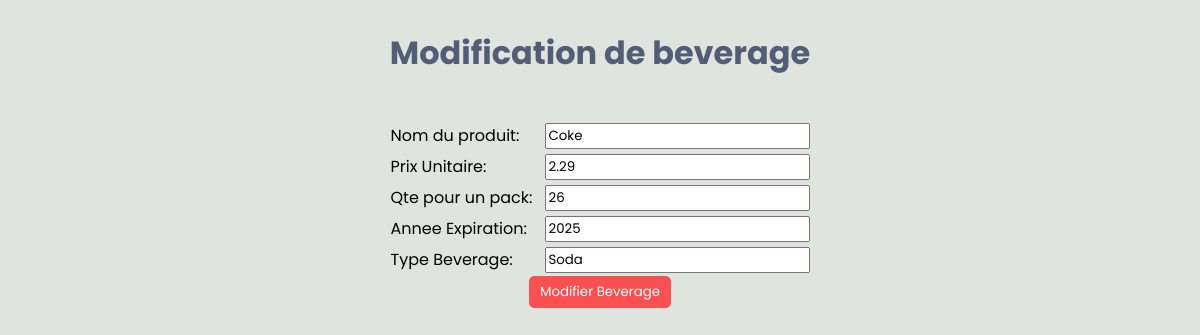
The page /editBeverage/2 on the database as committed earlier.
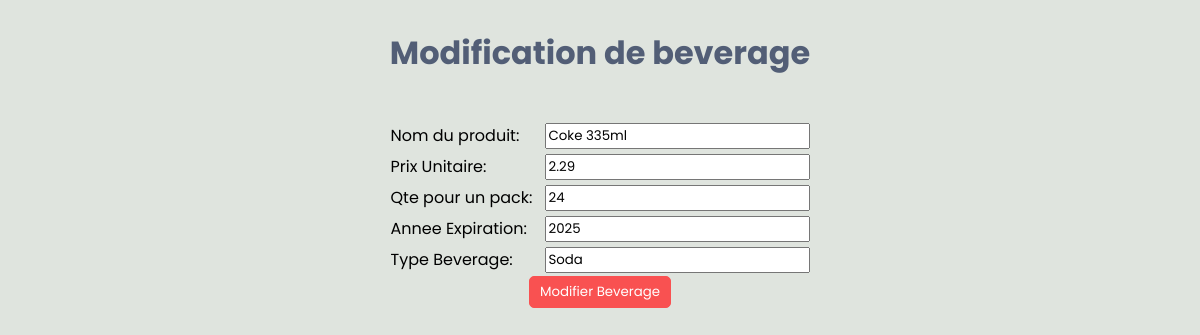
The same page on the database as committed later.
### tables this page shows
CREATE TABLE Products(
                Id INTEGER PRIMARY KEY,
                ProdName TEXT NOT NULL,
                UnitPrice REAL CHECK(UnitPrice > 0),
                QtyPerPack INTEGER CHECK(QtyPerPack > 0), -- La quantite pour chaque groupe d'un produit (un carton ou un rack de produits)
                Expiration INTEGER NOT NULL, -- L'année d'expiration ou le bestbefore du produit
                ProductType TEXT NOT NULL CHECK(ProductType = 'Beverage' OR ProductType = 'Treat' OR ProductType = 'Grocery'),
                TreatType TEXT CHECK(TreatType = 'Bonbon' OR TreatType = 'Biscuit'), -- pour les produits de type treat
                Origine TEXT, -- pour les produits de type grocery (l'origine du produit)
                BeverageType TEXT CHECK(BeverageType = 'Jus' OR BeverageType = 'Soda' OR BeverageType = 'Alcool'), -- pour les produits de type Beverage 
                UserId INTEGER NOT NULL,
                FOREIGN KEY(UserId) REFERENCES Users(Id)  -- L'utilisateur qui ajoute le produit


);

### main.py (the view)
@app.route('/editBeverage/<int:id>')
def edit_beverage(id):
    bev = bev_dao.get_by_id(id)
    return render_template('addBeverage.html', bev=bev)

### Business/Domain/Beverage.py (called while the page is built)
    def get_beverage_type(self):
        return self.__beverage_type

### Business/Domain/Product.py (called while the page is built)
    def get_id(self):
        return self.__id

    def get_product_name(self):
        return self.__product_name

    def get_unit_price(self):
        return self.__unit_price

    def get_qty_per_pack(self):
        return self.__qty_per_pack

    def get_expiration(self):
        return self.__expiration

### Data_Access/DAOs/BeverageDAO.py (called while the page is built)
    def get_by_id(self, id):
        self.cursor.execute('''
        SELECT Id, ProdName, UnitPrice, QtyPerPack, Expiration, BeverageType
        FROM Products
        WHERE Id = ? ''', (id,))
        result = self.cursor.fetchone()
        bev = Beverage(result[0], result[1], result[2], result[3], result[4], result[5])
        return bev

### templates/addBeverage.html (shortened to what this page needs)
<!DOCTYPE html>
<html lang="en">
<head>
    <link rel="stylesheet" href="../static/styles.css">
</head>
<body>
    <div class="fm-container">
        <h1>{{ 'Modification de beverage' if bev is defined else 'Ajout de beverage' }}</h1>
        <div class="fm">
            <form action="{{ '/updateBeverage' if bev is defined else '/addBeverage' }}" method="post">
                <table>
                    <tr>
                        <td><label for="prodName">Nom du produit:</label></td>
                        <td><input type="text" name="prodName" id="prodName" required value="{{ bev.get_product_name() if bev is defined else '' }}"></td>
                    </tr>
                    <tr>
                        <td><label for="unitPrice">Prix Unitaire:</label></td>
                        <td><input type="number" step="0.01" name="unitPrice" id="unitPrice" required value="{{ bev.get_unit_price() if bev is defined else '' }}"></td>
                    </tr>
                    <tr>
                        <td><label for="qtyPerPack">Qte pour un pack:</label></td>
                        <td><input type="number" name="qtyPerPack" id="qtyPerPack" required value="{{ bev.get_qty_per_pack() if bev is defined else '' }}"></td>
                    </tr>
                    <tr>
                        <td><label for="expYear">Annee Expiration:</label></td>
                        <td><input type="text" name="expYear" id="expYear" required min="4" max="4" value="{{ bev.get_expiration() if bev is defined else '' }}"></td>
                    </tr>
                    <tr>
                        <td><label for="typeBeverage">Type Beverage:</label></td>
                        <td><input type="text" name="beverageType" id="typeBeverage" required value="{{ bev.get_beverage_type() if bev is defined else '' }}"></td>
                    </tr>
                </table>
                <div class="sbt">
                    <div><button type="submit" class="bttn">{{ 'Modifier Beverage' if bev is defined else 'Ajouter Beverage' }}</button>
                </div>
            </div>
            </form>
        </div>
    </div>
</body>
</html>

### static/styles.css (style rules this page uses)
* { font-family: "Poppins", sans-serif; font-weight: 400; font-style: normal; }
.fm-container { display: flex; flex-direction: column; justify-content: center; align-items: center; gap: 20px; }
.fm { display: flex; flex-direction: column; justify-content: space-between; align-items: center; }
.fm table td { width: 150px; }
.sbt { display: flex; justify-content: center; }
.sbt button { border: 1px solid #F95151; }
.bttn { background: #F95151; color: white; padding: 5px 10px; text-align: center; border-radius: 5px; }
h3 , h1 { color: #525E76; font-weight: bold; }

### templates/addBeverage.html (style rules this page uses)
body { background: #DFE4DE; }

Rows that differ between the two databases and show on the page:
changed Products "Soda": prodName "Coke" → "Coke 335ml"
Other text that changed with them:
form field qtyPerPack: "26" → "24"
